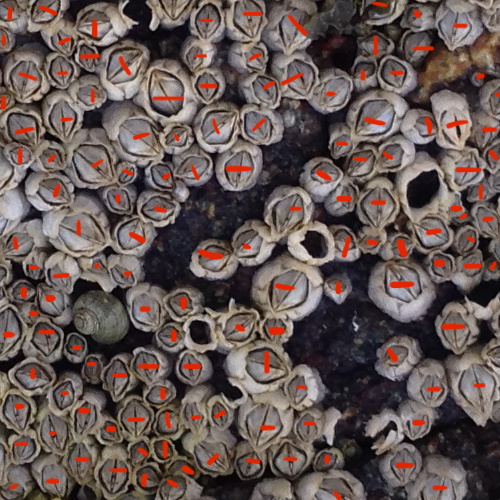
#> input picture data/unseen_img2_marked_135.png, 500 x 500 px
$ python score_marked_area.py
#> lines starting #> are read from the running program, lines starting #| are printed output that depends on the picture
### barnacle_counter/marks.py
import cv2
import numpy as np
from PIL import Image
from scipy import ndimage as ndi
from scipy.spatial import cKDTree


def read_marks(marked_path, clean_path, diff=60):
    # I marked barnacles by drawing red lines on a copy of the photo.
    # compare marked vs clean: pixels that changed a lot = my marks. each connected blob = one barnacle.
    a = np.asarray(Image.open(marked_path).convert('RGB')).astype(int)
    b = np.asarray(Image.open(clean_path).convert('RGB')).astype(int)
    lab, _ = ndi.label(np.abs(a - b).sum(-1) > diff, np.ones((3, 3)))
    pts = [np.argwhere(lab[sl] == i).mean(0) + [sl[0].start, sl[1].start]
           for i, sl in enumerate(ndi.find_objects(lab), 1)]
    return np.array(pts)[:, ::-1].astype(np.float32)  # x, y


def same_barnacle_tolerance(marks, cap=15.):
    # how close a dot has to be to a mark to count as 'on that barnacle':
    # 15px, or halfway to the next mark if barnacles are packed tighter than that
    nn = cKDTree(marks).query(marks, 2)[0][:, 1]
    return np.minimum(cap, 0.5 * nn)


def find_crop(crop_path, full_path, seed=0):
    # unseen_img2 turned out to be a zoomed-in crop of unseen_img1. this finds exactly where:
    # SIFT keypoints in both, match them, fit scale + rotation + shift (RANSAC throws out bad matches).
    cv2.setRNGSeed(seed)
    a = cv2.imread(str(crop_path), cv2.IMREAD_GRAYSCALE)
    b = cv2.imread(str(full_path), cv2.IMREAD_GRAYSCALE)
    sift = cv2.SIFT_create(4000)
    ka, da = sift.detectAndCompute(a, None)
    kb, db = sift.detectAndCompute(b, None)
    good = [m for m, n in cv2.BFMatcher().knnMatch(da, db, k=2) if m.distance < 0.75 * n.distance]
    src = np.float32([ka[g.queryIdx].pt for g in good])
    dst = np.float32([kb[g.trainIdx].pt for g in good])
    A, inl = cv2.estimateAffinePartial2D(src, dst, method=cv2.RANSAC, ransacReprojThreshold=2.0)
    ok = inl.ravel() == 1
    resid = np.linalg.norm(src[ok] @ A[:, :2].T + A[:, 2] - dst[ok], axis=1)
    return A, dict(matches=len(good), inliers=int(ok.sum()), median_residual_px=float(np.median(resid)),
                   scale=float(np.hypot(A[0, 0], A[1, 0])))


# [10 lines left out: functions crop_to_frame, inside, not called in this run]


def area_scale(area, crop_size=500):
    # frame pixels per crop pixel (the crop is blown up, so this is about 0.65)
    return float(np.sqrt(cv2.contourArea(np.asarray(area, np.float32)) / (crop_size - 1.0) ** 2))

### scripts/score_marked_area.py
# Scores a model on the part of unseen_img1 I counted by hand (= the unseen_img2 crop, 135 barnacles).
# Runs the normal pipeline on the WHOLE unseen_img1 (straighten frame -> tiles -> model), then only
# looks at dots inside the crop area. Expected for the main model: 130 dots, F1 0.966 (0.928 strict).
# usage: python scripts/score_marked_area.py [--model models/photo2_only_pretrained.pt --threshold 0.33]
import argparse
import json
import sys
from pathlib import Path
import cv2
import numpy as np

ROOT = Path(__file__).resolve().parents[1]
sys.path.insert(0, str(ROOT))
import barnacle_counter as bc  # noqa: E402
from barnacle_counter import marks as mk  # noqa: E402


def main():
    ap = argparse.ArgumentParser()
    ap.add_argument('--model', default=str(ROOT / 'models/mixed_0.5_yolo11n.pt'))
    ap.add_argument('--threshold', type=float, default=json.loads((ROOT / 'models/default.json').read_text())['threshold'])
#> (reads models/default.json from the repository)
    ap.add_argument('--marks', default=str(ROOT / 'data/unseen_img2_marked_135.png'))
    ap.add_argument('--backend', default='numpy')
    a = ap.parse_args()
    frames = json.loads((ROOT / 'data/frames.json').read_text())
#> (reads data/frames.json from the repository)
    # 1. my hand marks, in crop pixels
    marks = mk.read_marks(a.marks, ROOT / 'data/unseen_img2.png')
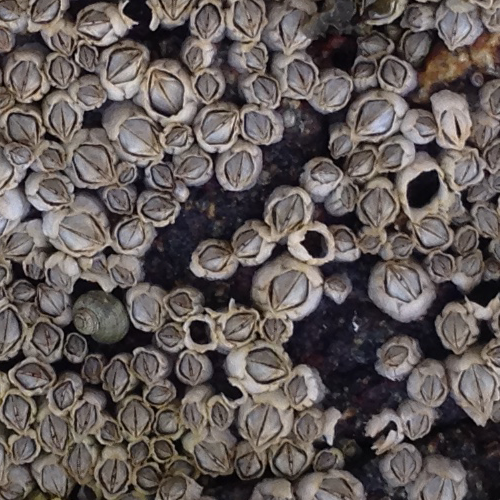
#> input picture data/unseen_img2.png, 500 x 500 px
#> in read_marks, `lab, _ = ndi.label(np.abs(a - b).sum(-1) > diff, np.ones((3, 3)))`:
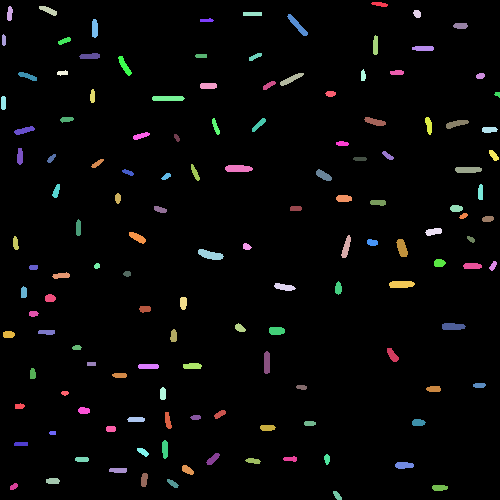
#> lab: shape (500, 500) int32; 136 distinct labels, from 0 to 135; one colour per label, 0 black
#> in read_marks, `pts = [np.argwhere(lab[sl] == i).mean(0) + [sl[0].start, sl[1].start] ..`: pts = 135 pairs, first value 3.81 to 495.2, second value 3 to 497.1
#> marks = 135 pairs, first value 3 to 497.1, second value 3.81 to 495.2
    tol = mk.same_barnacle_tolerance(marks)
#> in same_barnacle_tolerance, `nn = cKDTree(marks).query(marks, 2)[0][:, 1]`: nn = 135 values, max 63.59 at index 89, min 10.47 at index 58, mean 31.73
#> tol = 135 values, max 15 at index 0, min 5.23 at index 58, mean 13.94
    # 2. where the crop sits inside unseen_img1, then inside the straightened frame
    A, fit = mk.find_crop(ROOT / 'data/unseen_img2.png', ROOT / 'data/unseen_img1.png')
#> in find_crop, `ka, da = sift.detectAndCompute(a, None)`: ka = 4001 keypoints; strongest (x, y, size): (153, 26, 5.6), (314, 244, 13.7), (424, 190, 19.2), (330, 442, 3.9)
    rgb, M = bc.rectify(bc.read_rgb(ROOT / 'data/unseen_img1.png'), frames['unseen_img1.png'])
    marks_f = mk.crop_to_frame(marks, A, M)
    area = mk.crop_to_frame([[0, 0], [499, 0], [499, 499], [0, 499]], A, M)
    s = float(np.sqrt(cv2.contourArea(area) / 499.0 ** 2))  # frame px per crop px (about 0.65)
    # 3. normal pipeline on the whole photo, keep dots whose centre is inside the hand-counted area
    det = bc.Detector(a.model, backend=a.backend)
    d = det.dots(rgb)
    d = d[d[:, 3] >= a.threshold]
    di = d[mk.inside(area, d[:, :2])]
    # 4. score: 'same barnacle' rule, and the stricter 8-crop-px rule that was set before looking
    same = bc.metrics(di, np.column_stack([marks_f, tol * s]), tolerance=1.0)
    strict = bc.metrics(di, np.column_stack([marks_f, np.full(len(marks_f), 8 * s)]), tolerance=1.0)
    print(f"crop found in unseen_img1: scale {fit['scale']:.4f}, {fit['inliers']} good matches, "
          f"median error {fit['median_residual_px']:.2f} px")
    print(f"whole frame: {len(d)} dots | marked area: {len(di)} dots vs {len(marks)} hand marks")
    print(f"same-barnacle rule: {same['tp']} found / {same['fp']} extra / {same['fn']} missed, F1 {same['f1']:.3f}")
    print(f"strict 8px rule:    F1 {strict['f1']:.3f}")
    out = dict(model=Path(a.model).name, threshold=a.threshold, marks=len(marks), crop_fit=fit,
               whole_frame_dots=int(len(d)), area_dots=int(len(di)), same_barnacle=same, strict=strict)
    (ROOT / 'results' / f'marked_area_{Path(a.model).stem}.json').write_text(json.dumps(out, indent=1))


if __name__ == '__main__':
#> (the run stopped early here; a loop or call above may not have finished)
